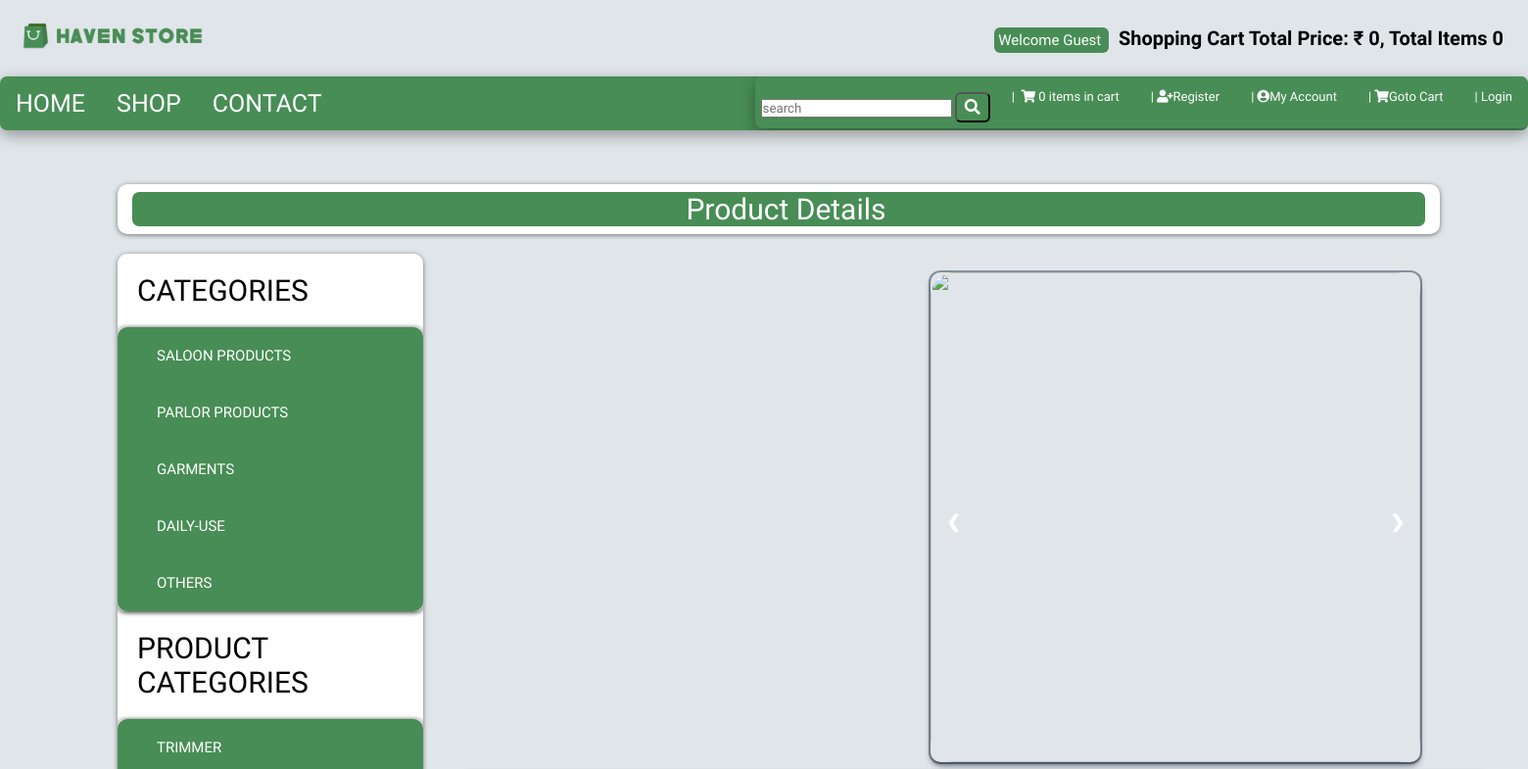
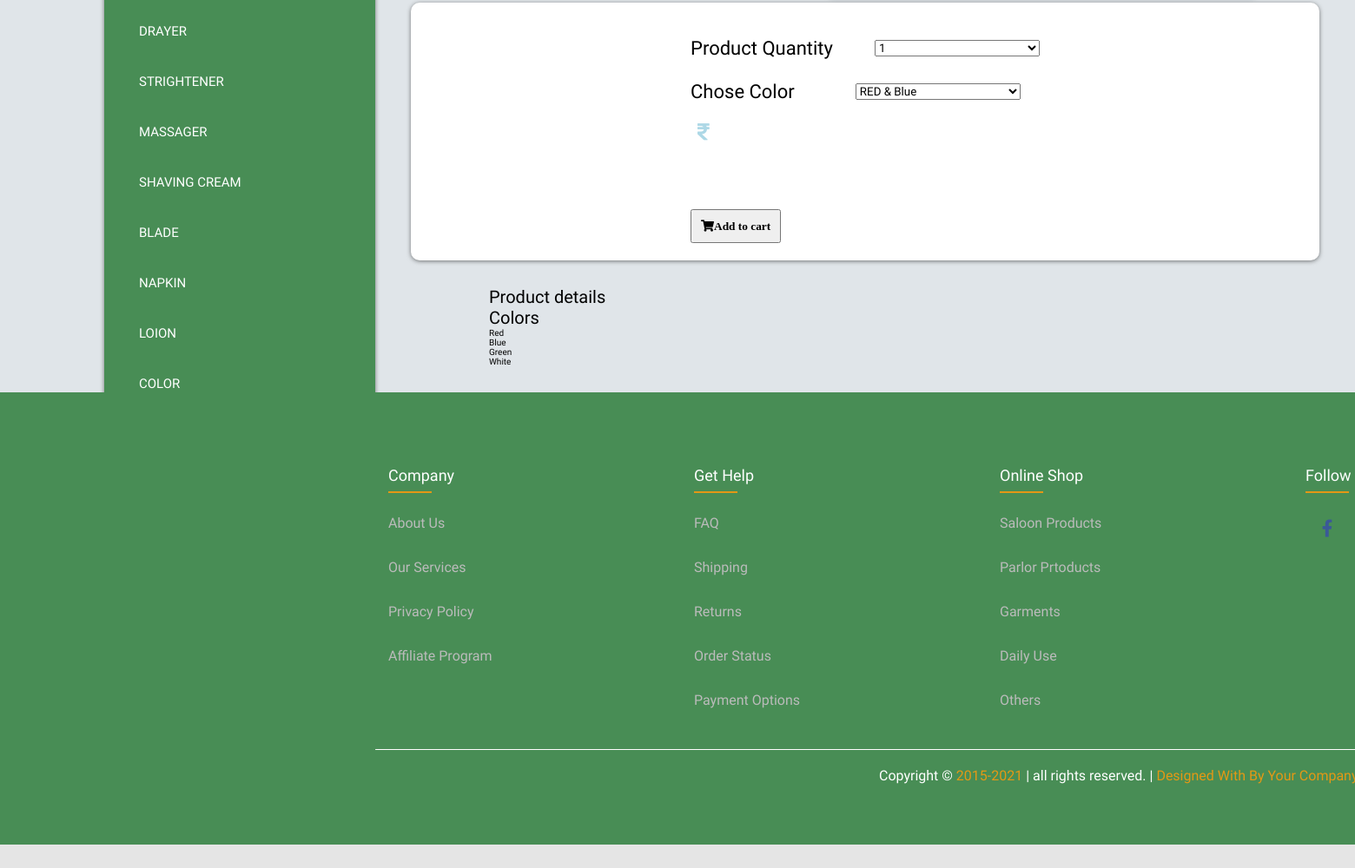
/details.php, run on the app's committed database (2 pictures, top to bottom).
### tables this page shows
CREATE TABLE `categories` (
  `cat_id` int(100) NOT NULL,
  `cat_title` text NOT NULL,
  `cat_desc` text NOT NULL
);

CREATE TABLE `product_category` (
  `p_cat_id` int(10) NOT NULL,
  `p_cat_title` text NOT NULL,
  `p_cat_desc` text NOT NULL,
  `p_cat_img` int(11) NOT NULL
);

### functions/functions.php (the view, shortened to what this page needs)
<?php
$db=mysqli_connect("localhost","root","","e_com");
function getUserIp(){
	switch (true) {
				default : return $_SERVER['REMOTE_ADDR'];
	}
}
function item(){
	global $db;
	$ip_add=getUserIp();
	$get_items="select * from cart where ip_add='$ip_add'";
	$run_item=mysqli_query($db,$get_items);
	$count=mysqli_num_rows($run_item);
	echo $count;
}
function totalPrice(){
	$total=0;
echo $total;
}
function getPCats(){
    global $db;
    $get_p_cats="select * from product_category";
    $run_p_cats=mysqli_query($db,$get_p_cats);
    while ($row_p_cats=mysqli_fetch_array($run_p_cats)) {
        $p_cat_id=$row_p_cats['p_cat_id'];
        $p_cat_title=$row_p_cats['p_cat_title'];
        echo "<li><a href='shop.php?p_cat=$p_cat_id'>$p_cat_title</a></li>";
    }
}
function getCat(){
    global $db;
    $get_cat="select * from categories";
    $run_cat=mysqli_query($db,$get_cat);
    while ($row_cat=mysqli_fetch_array($run_cat)) {
        $cat_id=$row_cat['cat_id'];
        $cat_title=$row_cat['cat_title'];
        echo "<li><a href='shop.php?cat_id=$cat_id'>$cat_title</a></li>";
    }
}
  ?>

### style.css (style rules this page uses)
:root { --blue:#2980b9; }
body { background-color: #e0e5e9; }
* { font-family: "Parkinsans", sans-serif; font-optical-sizing: auto; font-style: normal; font-weight: 400; font-optical-sizing: auto; font-style: normal; margin: 0; padding: 0; box-sizing: border-box; text-decoration: none; transition: all .2s cubic-bezier(.37,1.14,.26,1.24); }
html { font-size: 62.5%; overflow-x: hidden; background-color: rgba(0,0,0,.1); }
.panel-body ul a { color: #fff; margin-left: rem; text-align: left; padding: 2rem; }
.panel-body ul li { z-index: 0; color: #fff; padding: 2rem; text-align: left; font-size: 15px; }
li { border-radius: 7px !important; }

### data on the page
categories: cat_title "SALOON PRODUCTS"
categories: cat_title "PARLOR PRODUCTS"
categories: cat_title "GARMENTS"
categories: cat_title "DAILY-USE"
categories: cat_title "OTHERS"
product_category: p_cat_title "TRIMMER"
product_category: p_cat_title "DRAYER"
product_category: p_cat_title "STRIGHTENER"
product_category: p_cat_title "MASSAGER"
product_category: p_cat_title "SHAVING CREAM"
product_category: p_cat_title "BLADE"
product_category: p_cat_title "NAPKIN"
product_category: p_cat_title "LOION"
product_category: p_cat_title "COLOR"

### other printed values
$total "0"
$count "0 0"
